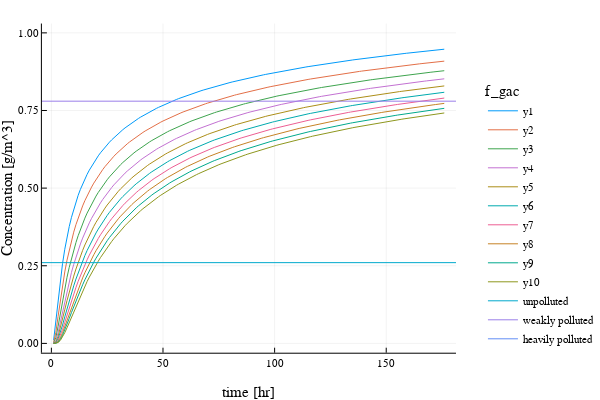

Notebook code cell kept with this figure:
### Code cell
#GAC Concentration Curves
figure = plot(); 
for f_gac=[.1,.2,.3,.4,.5,.6,.7,.8,.9,1]
		plot!(figure, [gac(1,2,0.011412,t,0.4566,f_gac) for t ∈ 1:176], xlabel = "time [hr]",ylabel = "Concentration [g/m^3]", ylim = [0,1])
	end

plot!(figure, fg_legend = :transparent, legend = :outerbottomright,ylim= [0,1], legendtitle ="f_gac")
hline!([unpolluted], label = "unpolluted")
hline!([weaklypolluted], label = "weakly polluted")
hline!([heavilypolluted], label = "heavily polluted")

### Figure 1 — Plotly figure (JSON) as saved in the notebook; plotly's stock layout.template omitted (floating-point values rounded to 4 significant figures; data arrays with more than 128 entries replaced by an {"elided": "..."} marker saying what was removed)
{"data": [{"colorbar": {"title": ""}, "legendgroup": "y1", "line": {"color": "rgba(0, 154, 250, 1.000)", "dash": "solid", "shape": "linear", "width": 1}, "mode": "lines", "name": "y1", "showlegend": true, "type": "scatter", "x": {"elided": "176 int values"}, "xaxis": "x", "y": {"elided": "176 float values"}, "yaxis": "y", "zmax": null, "zmin": null}, {"colorbar": {"title": ""}, "legendgroup": "y2", "line": {"color": "rgba(227, 111, 71, 1.000)", "dash": "solid", "shape": "linear", "width": 1}, "mode": "lines", "name": "y2", "showlegend": true, "type": "scatter", "x": {"elided": "176 int values"}, "xaxis": "x", "y": {"elided": "176 float values"}, "yaxis": "y", "zmax": null, "zmin": null}, {"colorbar": {"title": ""}, "legendgroup": "y3", "line": {"color": "rgba(62, 164, 78, 1.000)", "dash": "solid", "shape": "linear", "width": 1}, "mode": "lines", "name": "y3", "showlegend": true, "type": "scatter", "x": {"elided": "176 int values"}, "xaxis": "x", "y": {"elided": "176 float values"}, "yaxis": "y", "zmax": null, "zmin": null}, {"colorbar": {"title": ""}, "legendgroup": "y4", "line": {"color": "rgba(195, 113, 210, 1.000)", "dash": "solid", "shape": "linear", "width": 1}, "mode": "lines", "name": "y4", "showlegend": true, "type": "scatter", "x": {"elided": "176 int values"}, "xaxis": "x", "y": {"elided": "176 float values"}, "yaxis": "y", "zmax": null, "zmin": null}, {"colorbar": {"title": ""}, "legendgroup": "y5", "line": {"color": "rgba(172, 142, 24, 1.000)", "dash": "solid", "shape": "linear", "width": 1}, "mode": "lines", "name": "y5", "showlegend": true, "type": "scatter", "x": {"elided": "176 int values"}, "xaxis": "x", "y": {"elided": "176 float values"}, "yaxis": "y", "zmax": null, "zmin": null}, {"colorbar": {"title": ""}, "legendgroup": "y6", "line": {"color": "rgba(0, 170, 174, 1.000)", "dash": "solid", "shape": "linear", "width": 1}, "mode": "lines", "name": "y6", "showlegend": true, "type": "scatter", "x": {"elided": "176 int values"}, "xaxis": "x", "y": {"elided": "176 float values"}, "yaxis": "y", "zmax": null, "zmin": null}, {"colorbar": {"title": ""}, "legendgroup": "y7", "line": {"color": "rgba(237, 94, 147, 1.000)", "dash": "solid", "shape": "linear", "width": 1}, "mode": "lines", "name": "y7", "showlegend": true, "type": "scatter", "x": {"elided": "176 int values"}, "xaxis": "x", "y": {"elided": "176 float values"}, "yaxis": "y", "zmax": null, "zmin": null}, {"colorbar": {"title": ""}, "legendgroup": "y8", "line": {"color": "rgba(198, 130, 37, 1.000)", "dash": "solid", "shape": "linear", "width": 1}, "mode": "lines", "name": "y8", "showlegend": true, "type": "scatter", "x": {"elided": "176 int values"}, "xaxis": "x", "y": {"elided": "176 float values"}, "yaxis": "y", "zmax": null, "zmin": null}, {"colorbar": {"title": ""}, "legendgroup": "y9", "line": {"color": "rgba(0, 169, 141, 1.000)", "dash": "solid", "shape": "linear", "width": 1}, "mode": "lines", "name": "y9", "showlegend": true, "type": "scatter", "x": {"elided": "176 int values"}, "xaxis": "x", "y": {"elided": "176 float values"}, "yaxis": "y", "zmax": null, "zmin": null}, {"colorbar": {"title": ""}, "legendgroup": "y10", "line": {"color": "rgba(142, 151, 30, 1.000)", "dash": "solid", "shape": "linear", "width": 1}, "mode": "lines", "name": "y10", "showlegend": true, "type": "scatter", "x": {"elided": "176 int values"}, "xaxis": "x", "y": {"elided": "176 float values"}, "yaxis": "y", "zmax": null, "zmin": null}, {"colorbar": {"title": ""}, "legendgroup": "unpolluted", "line": {"color": "rgba(0, 169, 204, 1.000)", "dash": "solid", "shape": "linear", "width": 1}, "mode": "lines", "name": "unpolluted", "showlegend": true, "type": "scatter", "x": [-18550.0, 18730.0], "xaxis": "x", "y": [0.26, 0.26], "yaxis": "y", "zmax": null, "zmin": null}, {"colorbar": {"title": ""}, "legendgroup": "weakly polluted", "line": {"color": "rgba(155, 127, 233, 1.000)", "dash": "solid", "shape": "linear", "width": 1}, "mode": "lines", "name": "weakly polluted", "showlegend": true, "type": "scatter", "x": [-18550.0, 18730.0], "xaxis": "x", "y": [0.78, 0.78], "yaxis": "y", "zmax": null, "zmin": null}, {"colorbar": {"title": ""}, "legendgroup": "heavily polluted", "line": {"color": "rgba(97, 141, 246, 1.000)", "dash": "solid", "shape": "linear", "width": 1}, "mode": "lines", "name": "heavily polluted", "showlegend": true, "type": "scatter", "x": [-18550.0, 18730.0], "xaxis": "x", "y": [1.3, 1.3], "yaxis": "y", "zmax": null, "zmin": null}], "layout": {"annotations": [], "height": 400, "legend": {"bgcolor": "rgba(255, 255, 255, 1.000)", "bordercolor": "rgba(0, 0, 0, 0.000)", "borderwidth": 1, "font": {"color": "rgba(0, 0, 0, 1.000)", "family": "sans-serif", "size": 11}, "title": {"font": {"color": "rgba(0, 0, 0, 1.000)", "family": "sans-serif", "size": 15}, "text": "f_gac"}, "tracegroupgap": 0, "traceorder": "normal", "x": 1.05, "xanchor": "lower", "y": 0.07, "yanchor": "right"}, "margin": {"b": 20, "l": 0, "r": 0, "t": 20}, "paper_bgcolor": "rgba(255, 255, 255, 1.000)", "plot_bgcolor": "rgba(255, 255, 255, 1.000)", "showlegend": true, "width": 600, "xaxis": {"anchor": "y", "domain": [0.09128, 0.9934], "gridcolor": "rgba(0, 0, 0, 0.100)", "gridwidth": 0.5, "linecolor": "rgba(0, 0, 0, 1.000)", "mirror": false, "range": [-4.25, 181.2], "showgrid": true, "showline": true, "showticklabels": true, "tickangle": 0, "tickcolor": "rgb(0, 0, 0)", "tickfont": {"color": "rgba(0, 0, 0, 1.000)", "family": "sans-serif", "size": 11}, "tickmode": "array", "ticks": "inside", "ticktext": ["0", "50", "100", "150"], "tickvals": [0, 50, 100, 150], "title": "time [hr]", "titlefont": {"color": "rgba(0, 0, 0, 1.000)", "family": "sans-serif", "size": 15}, "type": "-", "visible": true, "zeroline": false, "zerolinecolor": "rgba(0, 0, 0, 1.000)"}, "yaxis": {"anchor": "x", "domain": [0.07581, 0.9902], "gridcolor": "rgba(0, 0, 0, 0.100)", "gridwidth": 0.5, "linecolor": "rgba(0, 0, 0, 1.000)", "mirror": false, "range": [-0.03, 1.03], "showgrid": true, "showline": true, "showticklabels": true, "tickangle": 0, "tickcolor": "rgb(0, 0, 0)", "tickfont": {"color": "rgba(0, 0, 0, 1.000)", "family": "sans-serif", "size": 11}, "tickmode": "array", "ticks": "inside", "ticktext": ["0.00", "0.25", "0.50", "0.75", "1.00"], "tickvals": [0, 0.25, 0.5, 0.75, 1], "title": "Concentration [g/m^3]", "titlefont": {"color": "rgba(0, 0, 0, 1.000)", "family": "sans-serif", "size": 15}, "type": "-", "visible": true, "zeroline": false, "zerolinecolor": "rgba(0, 0, 0, 1.000)"}}}
